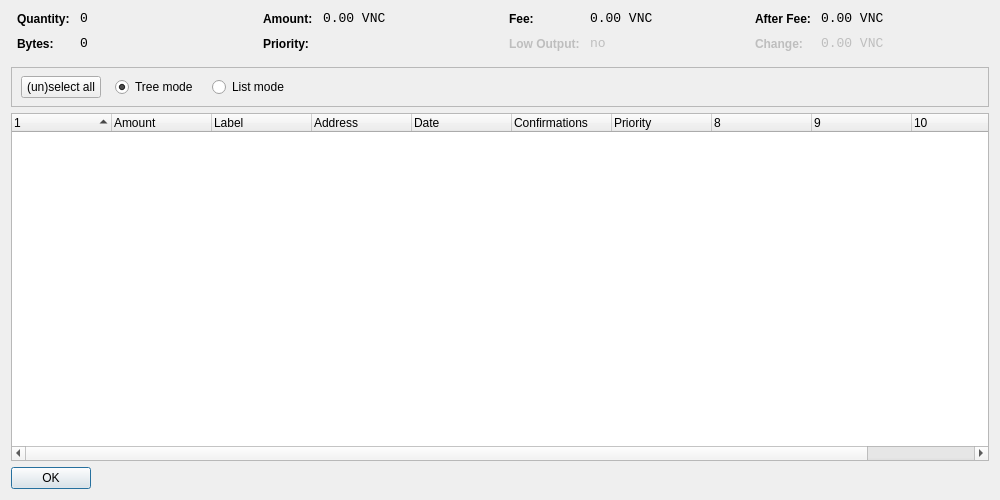
<?xml version="1.0" encoding="UTF-8"?>
<ui version="4.0">
 <class>CoinControlDialog</class>
 <widget class="QDialog" name="CoinControlDialog">
  <property name="geometry">
   <rect>
    <x>0</x>
    <y>0</y>
    <width>1000</width>
    <height>500</height>
   </rect>
  </property>
  <property name="windowTitle">
   <string>Coin Control</string>
  </property>
  <layout class="QVBoxLayout" name="verticalLayout">
   <item>
    <layout class="QHBoxLayout" name="horizontalLayoutTop" stretch="0,0,0,0">
     <property name="topMargin">
      <number>0</number>
     </property>
     <property name="bottomMargin">
      <number>10</number>
     </property>
     <item>
      <layout class="QFormLayout" name="formLayoutCoinControl1">
       <property name="horizontalSpacing">
        <number>10</number>
       </property>
       <property name="verticalSpacing">
        <number>10</number>
       </property>
       <property name="leftMargin">
        <number>6</number>
       </property>
       <property name="rightMargin">
        <number>6</number>
       </property>
       <item row="0" column="0">
        <widget class="QLabel" name="labelCoinControlQuantityText">
         <property name="styleSheet">
          <string notr="true">font-weight:bold;</string>
         </property>
         <property name="text">
          <string>Quantity:</string>
         </property>
        </widget>
       </item>
       <item row="0" column="1">
        <widget class="QLabel" name="labelCoinControlQuantity">
         <property name="font">
          <font>
           <family>Monospace</family>
           <pointsize>10</pointsize>
          </font>
         </property>
         <property name="cursor">
          <cursorShape>IBeamCursor</cursorShape>
         </property>
         <property name="contextMenuPolicy">
          <enum>Qt::ActionsContextMenu</enum>
         </property>
         <property name="text">
          <string notr="true">0</string>
         </property>
         <property name="textInteractionFlags">
          <set>Qt::LinksAccessibleByMouse|Qt::TextSelectableByKeyboard|Qt::TextSelectableByMouse</set>
         </property>
        </widget>
       </item>
       <item row="1" column="0">
        <widget class="QLabel" name="labelCoinControlBytesText">
         <property name="styleSheet">
          <string notr="true">font-weight:bold;</string>
         </property>
         <property name="text">
          <string>Bytes:</string>
         </property>
        </widget>
       </item>
       <item row="1" column="1">
        <widget class="QLabel" name="labelCoinControlBytes">
         <property name="font">
          <font>
           <family>Monospace</family>
           <pointsize>10</pointsize>
          </font>
         </property>
         <property name="cursor">
          <cursorShape>IBeamCursor</cursorShape>
         </property>
         <property name="contextMenuPolicy">
          <enum>Qt::ActionsContextMenu</enum>
         </property>
         <property name="text">
          <string notr="true">0</string>
         </property>
         <property name="textInteractionFlags">
          <set>Qt::LinksAccessibleByMouse|Qt::TextSelectableByKeyboard|Qt::TextSelectableByMouse</set>
         </property>
        </widget>
       </item>
      </layout>
     </item>
     <item>
      <layout class="QFormLayout" name="formLayoutCoinControl2">
       <property name="horizontalSpacing">
        <number>10</number>
       </property>
       <property name="verticalSpacing">
        <number>10</number>
       </property>
       <property name="leftMargin">
        <number>6</number>
       </property>
       <property name="rightMargin">
        <number>6</number>
       </property>
       <item row="0" column="0">
        <widget class="QLabel" name="labelCoinControlAmountText">
         <property name="styleSheet">
          <string notr="true">font-weight:bold;</string>
         </property>
         <property name="text">
          <string>Amount:</string>
         </property>
        </widget>
       </item>
       <item row="0" column="1">
        <widget class="QLabel" name="labelCoinControlAmount">
         <property name="font">
          <font>
           <family>Monospace</family>
           <pointsize>10</pointsize>
          </font>
         </property>
         <property name="cursor">
          <cursorShape>IBeamCursor</cursorShape>
         </property>
         <property name="contextMenuPolicy">
          <enum>Qt::ActionsContextMenu</enum>
         </property>
         <property name="text">
          <string notr="true">0.00 VNC</string>
         </property>
         <property name="textInteractionFlags">
          <set>Qt::LinksAccessibleByMouse|Qt::TextSelectableByKeyboard|Qt::TextSelectableByMouse</set>
         </property>
        </widget>
       </item>
       <item row="1" column="0">
        <widget class="QLabel" name="labelCoinControlPriorityText">
         <property name="styleSheet">
          <string notr="true">font-weight:bold;</string>
         </property>
         <property name="text">
          <string>Priority:</string>
         </property>
        </widget>
       </item>
       <item row="1" column="1">
        <widget class="QLabel" name="labelCoinControlPriority">
         <property name="font">
          <font>
           <family>Monospace</family>
           <pointsize>10</pointsize>
          </font>
         </property>
         <property name="cursor">
          <cursorShape>IBeamCursor</cursorShape>
         </property>
         <property name="contextMenuPolicy">
          <enum>Qt::ActionsContextMenu</enum>
         </property>
         <property name="text">
          <string/>
         </property>
         <property name="textInteractionFlags">
          <set>Qt::LinksAccessibleByMouse|Qt::TextSelectableByKeyboard|Qt::TextSelectableByMouse</set>
         </property>
        </widget>
       </item>
      </layout>
     </item>
     <item>
      <layout class="QFormLayout" name="formLayoutCoinControl3">
       <property name="horizontalSpacing">
        <number>10</number>
       </property>
       <property name="verticalSpacing">
        <number>10</number>
       </property>
       <property name="leftMargin">
        <number>6</number>
       </property>
       <property name="rightMargin">
        <number>6</number>
       </property>
       <item row="0" column="0">
        <widget class="QLabel" name="labelCoinControlFeeText">
         <property name="styleSheet">
          <string notr="true">font-weight:bold;</string>
         </property>
         <property name="text">
          <string>Fee:</string>
         </property>
        </widget>
       </item>
       <item row="0" column="1">
        <widget class="QLabel" name="labelCoinControlFee">
         <property name="font">
          <font>
           <family>Monospace</family>
           <pointsize>10</pointsize>
          </font>
         </property>
         <property name="cursor">
          <cursorShape>IBeamCursor</cursorShape>
         </property>
         <property name="contextMenuPolicy">
          <enum>Qt::ActionsContextMenu</enum>
         </property>
         <property name="text">
          <string notr="true">0.00 VNC</string>
         </property>
         <property name="textInteractionFlags">
          <set>Qt::LinksAccessibleByMouse|Qt::TextSelectableByKeyboard|Qt::TextSelectableByMouse</set>
         </property>
        </widget>
       </item>
       <item row="1" column="0">
        <widget class="QLabel" name="labelCoinControlLowOutputText">
         <property name="enabled">
          <bool>false</bool>
         </property>
         <property name="styleSheet">
          <string notr="true">font-weight:bold;</string>
         </property>
         <property name="text">
          <string>Low Output:</string>
         </property>
        </widget>
       </item>
       <item row="1" column="1">
        <widget class="QLabel" name="labelCoinControlLowOutput">
         <property name="enabled">
          <bool>false</bool>
         </property>
         <property name="font">
          <font>
           <family>Monospace</family>
           <pointsize>10</pointsize>
          </font>
         </property>
         <property name="cursor">
          <cursorShape>IBeamCursor</cursorShape>
         </property>
         <property name="contextMenuPolicy">
          <enum>Qt::ActionsContextMenu</enum>
         </property>
         <property name="text">
          <string notr="true">no</string>
         </property>
         <property name="textInteractionFlags">
          <set>Qt::LinksAccessibleByMouse|Qt::TextSelectableByKeyboard|Qt::TextSelectableByMouse</set>
         </property>
        </widget>
       </item>
      </layout>
     </item>
     <item>
      <layout class="QFormLayout" name="formLayoutCoinControl4">
       <property name="horizontalSpacing">
        <number>10</number>
       </property>
       <property name="verticalSpacing">
        <number>10</number>
       </property>
       <property name="leftMargin">
        <number>6</number>
       </property>
       <property name="rightMargin">
        <number>6</number>
       </property>
       <item row="0" column="0">
        <widget class="QLabel" name="labelCoinControlAfterFeeText">
         <property name="styleSheet">
          <string notr="true">font-weight:bold;</string>
         </property>
         <property name="text">
          <string>After Fee:</string>
         </property>
        </widget>
       </item>
       <item row="0" column="1">
        <widget class="QLabel" name="labelCoinControlAfterFee">
         <property name="font">
          <font>
           <family>Monospace</family>
           <pointsize>10</pointsize>
          </font>
         </property>
         <property name="cursor">
          <cursorShape>IBeamCursor</cursorShape>
         </property>
         <property name="contextMenuPolicy">
          <enum>Qt::ActionsContextMenu</enum>
         </property>
         <property name="text">
          <string notr="true">0.00 VNC</string>
         </property>
         <property name="textInteractionFlags">
          <set>Qt::LinksAccessibleByMouse|Qt::TextSelectableByKeyboard|Qt::TextSelectableByMouse</set>
         </property>
        </widget>
       </item>
       <item row="1" column="0">
        <widget class="QLabel" name="labelCoinControlChangeText">
         <property name="enabled">
          <bool>false</bool>
         </property>
         <property name="styleSheet">
          <string notr="true">font-weight:bold;</string>
         </property>
         <property name="text">
          <string>Change:</string>
         </property>
        </widget>
       </item>
       <item row="1" column="1">
        <widget class="QLabel" name="labelCoinControlChange">
         <property name="enabled">
          <bool>false</bool>
         </property>
         <property name="font">
          <font>
           <family>Monospace</family>
           <pointsize>10</pointsize>
          </font>
         </property>
         <property name="cursor">
          <cursorShape>IBeamCursor</cursorShape>
         </property>
         <property name="contextMenuPolicy">
          <enum>Qt::ActionsContextMenu</enum>
         </property>
         <property name="text">
          <string notr="true">0.00 VNC</string>
         </property>
         <property name="textInteractionFlags">
          <set>Qt::LinksAccessibleByMouse|Qt::TextSelectableByKeyboard|Qt::TextSelectableByMouse</set>
         </property>
        </widget>
       </item>
      </layout>
     </item>
    </layout>
   </item>
   <item>
    <widget class="QFrame" name="frame">
     <property name="minimumSize">
      <size>
       <width>0</width>
       <height>40</height>
      </size>
     </property>
     <property name="frameShape">
      <enum>QFrame::StyledPanel</enum>
     </property>
     <property name="frameShadow">
      <enum>QFrame::Sunken</enum>
     </property>
     <widget class="QWidget" name="horizontalLayoutWidget">
      <property name="geometry">
       <rect>
        <x>10</x>
        <y>0</y>
        <width>781</width>
        <height>41</height>
       </rect>
      </property>
      <layout class="QHBoxLayout" name="horizontalLayoutPanel" stretch="0,0,0,0,0">
       <property name="spacing">
        <number>14</number>
       </property>
       <item>
        <widget class="QPushButton" name="pushButtonSelectAll">
         <property name="sizePolicy">
          <sizepolicy hsizetype="Maximum" vsizetype="Fixed">
           <horstretch>0</horstretch>
           <verstretch>0</verstretch>
          </sizepolicy>
         </property>
         <property name="text">
          <string>(un)select all</string>
         </property>
        </widget>
       </item>
       <item>
        <widget class="QRadioButton" name="radioTreeMode">
         <property name="sizePolicy">
          <sizepolicy hsizetype="Maximum" vsizetype="Fixed">
           <horstretch>0</horstretch>
           <verstretch>0</verstretch>
          </sizepolicy>
         </property>
         <property name="text">
          <string>Tree mode</string>
         </property>
         <property name="checked">
          <bool>true</bool>
         </property>
        </widget>
       </item>
       <item>
        <widget class="QRadioButton" name="radioListMode">
         <property name="sizePolicy">
          <sizepolicy hsizetype="Maximum" vsizetype="Fixed">
           <horstretch>0</horstretch>
           <verstretch>0</verstretch>
          </sizepolicy>
         </property>
         <property name="text">
          <string>List mode</string>
         </property>
        </widget>
       </item>
       <item>
        <spacer name="horizontalSpacer">
         <property name="orientation">
          <enum>Qt::Horizontal</enum>
         </property>
         <property name="sizeHint" stdset="0">
          <size>
           <width>40</width>
           <height>20</height>
          </size>
         </property>
        </spacer>
       </item>
      </layout>
     </widget>
    </widget>
   </item>
   <item>
    <widget class="CoinControlTreeWidget" name="treeWidget">
     <property name="contextMenuPolicy">
      <enum>Qt::CustomContextMenu</enum>
     </property>
     <property name="sortingEnabled">
      <bool>false</bool>
     </property>
     <property name="columnCount">
      <number>11</number>
     </property>
     <attribute name="headerShowSortIndicator" stdset="0">
      <bool>true</bool>
     </attribute>
     <attribute name="headerStretchLastSection">
      <bool>false</bool>
     </attribute>
     <column>
      <property name="text">
       <string/>
      </property>
     </column>
     <column>
      <property name="text">
       <string>Amount</string>
      </property>
     </column>
     <column>
      <property name="text">
       <string>Label</string>
      </property>
     </column>
     <column>
      <property name="text">
       <string>Address</string>
      </property>
     </column>
     <column>
      <property name="text">
       <string>Date</string>
      </property>
     </column>
     <column>
      <property name="text">
       <string>Confirmations</string>
      </property>
      <property name="toolTip">
       <string>Confirmed</string>
      </property>
     </column>
     <column>
      <property name="text">
       <string>Priority</string>
      </property>
     </column>
     <column>
      <property name="text">
       <string/>
      </property>
     </column>
     <column>
      <property name="text">
       <string/>
      </property>
     </column>
     <column>
      <property name="text">
       <string/>
      </property>
     </column>
     <column>
      <property name="text">
       <string/>
      </property>
     </column>
    </widget>
   </item>
   <item>
    <widget class="QDialogButtonBox" name="buttonBox">
     <property name="sizePolicy">
      <sizepolicy hsizetype="Maximum" vsizetype="Fixed">
       <horstretch>0</horstretch>
       <verstretch>0</verstretch>
      </sizepolicy>
     </property>
     <property name="orientation">
      <enum>Qt::Horizontal</enum>
     </property>
     <property name="standardButtons">
      <set>QDialogButtonBox::Ok</set>
     </property>
    </widget>
   </item>
  </layout>
 </widget>
 <customwidgets>
  <customwidget>
   <class>CoinControlTreeWidget</class>
   <extends>QTreeWidget</extends>
   <header>coincontroltreewidget.h</header>
  </customwidget>
 </customwidgets>
 <resources/>
 <connections/>
</ui>
